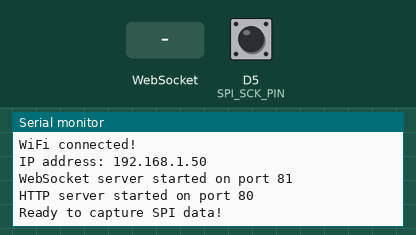
The program below on a simulated ESP8266 (NodeMCU). Shown: the last lines printed to the serial monitor. The test bench sets the inputs (shaded band); at power-on: D5 (SPI_SCK_PIN) HIGH. WiFi joins after 1.5 s; servers stay silent unless stated.

Above: at 3.7 s.
3.8 s: WebSocket text "1" received
At 4.1 s:
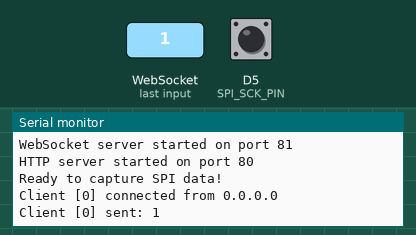
5.3 s: WebSocket text "0" received
At 6.5 s:
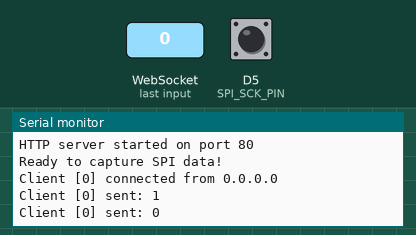

Measured:
- after the input at 3.8 s, the serial monitor: prints a new line at once (image 1)
- after the input at 5.3 s, the serial monitor: prints a new line at once (image 2)

The program:

main.cpp
```cpp
#include <Arduino.h>
#include <ESP8266WebServer.h>
#include <ESP8266WiFi.h>
#include <WebSocketsServer.h>

// WiFi credentials - UPDATE THESE
const char *ssid = "Villa 1";
const char *password = "66669999";

// Web server on port 80, WebSocket server on port 81
ESP8266WebServer server(80);
WebSocketsServer webSocket(81);

// SPI Pin Configuration
// NodeMCU v2 pins: D5=GPIO14 (SCK), D6=GPIO12 (MISO)
const int SPI_SCK_PIN = 14;  // D5 - Clock pin (interrupt on this)
const int SPI_MISO_PIN = 12; // D6 - Data pin (read on clock edge)

// Circular Buffer Configuration (1KB = 1024 bytes)
#define BUFFER_SIZE 1024

// Data structure for captured samples
struct Sample {
  uint8_t data;            // MISO data bit (0 or 1)
  unsigned long timestamp; // Microsecond timestamp
};

// Circular buffer
volatile Sample buffer[BUFFER_SIZE];
volatile uint16_t bufferHead = 0; // Write pointer
volatile uint16_t bufferTail = 0; // Read pointer
volatile bool bufferOverflow = false;

// Interrupt handling variables
volatile unsigned long lastClockTime = 0;
volatile unsigned long lastSampleTime = 0;
volatile uint32_t sampleCount = 0;

// HTML page for frontend
const char *htmlPage = R"HTML(
<!DOCTYPE html>
<html>
<head>
    <title>SPI Logic Analyzer - Capture Board</title>
    <meta name="viewport" content="width=device-width, initial-scale=1">
    <style>
        * { margin: 0; padding: 0; box-sizing: border-box; }
        body {
            font-family: 'Courier New', monospace;
            background: #1e1e1e;
            color: #d4d4d4;
            padding: 20px;
        }
        .container {
            max-width: 1400px;
            margin: 0 auto;
        }
        h1 {
            color: #4ec9b0;
            margin-bottom: 20px;
            text-align: center;
        }
        .status-bar {
            background: #252526;
            padding: 15px;
            border-radius: 5px;
            margin-bottom: 20px;
            display: grid;
            grid-template-columns: repeat(auto-fit, minmax(200px, 1fr));
            gap: 15px;
        }
        .status-item {
            background: #2d2d30;
            padding: 10px;
            border-radius: 3px;
        }
        .status-label {
            color: #858585;
            font-size: 12px;
            text-transform: uppercase;
        }
        .status-value {
            color: #4ec9b0;
            font-size: 18px;
            font-weight: bold;
            margin-top: 5px;
        }
        .status-value.error { color: #f48771; }
        .status-value.warning { color: #dcdcaa; }
        .hex-display {
            background: #252526;
            padding: 15px;
            border-radius: 5px;
            margin-bottom: 20px;
            max-height: 400px;
            overflow-y: auto;
        }
        .hex-line {
            font-family: 'Courier New', monospace;
            font-size: 14px;
            line-height: 1.6;
            padding: 2px 0;
            border-bottom: 1px solid #3e3e42;
        }
        .hex-line:hover {
            background: #2d2d30;
        }
        .hex-address {
            color: #569cd6;
            display: inline-block;
            width: 80px;
        }
        .hex-data {
            color: #ce9178;
            display: inline-block;
            width: 400px;
            word-spacing: 8px;
        }
        .hex-ascii {
            color: #858585;
            display: inline-block;
            margin-left: 20px;
        }
        .connection-status {
            position: fixed;
            top: 10px;
            right: 10px;
            padding: 10px 20px;
            border-radius: 5px;
            font-weight: bold;
        }
        .connected { background: #4ec9b0; color: #1e1e1e; }
        .disconnected { background: #f48771; color: #1e1e1e; }
        .controls {
            background: #252526;
            padding: 15px;
            border-radius: 5px;
            margin-bottom: 20px;
        }
        button {
            background: #0e639c;
            color: white;
            border: none;
            padding: 10px 20px;
            border-radius: 3px;
            cursor: pointer;
            font-size: 14px;
            margin-right: 10px;
        }
        button:hover { background: #1177bb; }
        button:active { background: #0a4f75; }
        .info {
            background: #2d2d30;
            padding: 15px;
            border-radius: 5px;
            margin-top: 20px;
            color: #858585;
            font-size: 12px;
        }
    </style>
</head>
<body>
    <div class="connection-status disconnected" id="connectionStatus">Disconnected</div>
    <div class="container">
        <h1>SPI Logic Analyzer - Capture Board</h1>

        <div class="status-bar">
            <div class="status-item">
                <div class="status-label">Baud Rate</div>
                <div class="status-value" id="baudRate">0 Hz</div>
            </div>
            <div class="status-item">
                <div class="status-label">Sample Count</div>
                <div class="status-value" id="sampleCount">0</div>
            </div>
            <div class="status-item">
                <div class="status-label">Buffer Usage</div>
                <div class="status-value" id="bufferUsage">0%</div>
            </div>
            <div class="status-item">
                <div class="status-label">Samples Available</div>
                <div class="status-value" id="samplesAvailable">0</div>
            </div>
            <div class="status-item">
                <div class="status-label">Buffer Overflow</div>
                <div class="status-value" id="overflow">No</div>
            </div>
        </div>

        <div class="controls">
            <button onclick="clearDisplay()">Clear Display</button>
            <button onclick="toggleAutoScroll()" id="autoScrollBtn">Auto Scroll: ON</button>
        </div>

        <div class="hex-display" id="hexDisplay">
            <div style="color: #858585; text-align: center; padding: 20px;">
                Waiting for SPI data... Connect the target board and start transmission.
            </div>
        </div>

        <!-- <div class="info"> <strong>Instructions:</strong><br> 1. Connect target board (sender) to capture board via SPI (D5→D5, D7→D6, GND→GND)<br> 2. Open target board web interface and start transmission<br> 3. Captured data will appear here in real-time<br> 4. Data is displayed in hexadecimal format with ASCII representation </div> -->
    </div>

    <script>
        let ws = null;
        let autoScroll = true;
        let byteBuffer = [];
        let currentByte = 0;
        let bitPosition = 0;
        let address = 0;

        function connectWebSocket() {
            const protocol = window.location.protocol === 'https:' ? 'wss:' : 'ws:';
            const wsUrl = protocol + '//' + window.location.hostname + ':81';

            ws = new WebSocket(wsUrl);

            ws.onopen = function() {
                console.log('WebSocket connected');
                document.getElementById('connectionStatus').textContent = 'Connected';
                document.getElementById('connectionStatus').className = 'connection-status connected';
            };

            ws.onclose = function() {
                console.log('WebSocket disconnected');
                document.getElementById('connectionStatus').textContent = 'Disconnected';
                document.getElementById('connectionStatus').className = 'connection-status disconnected';
                // Reconnect after 2 seconds
                setTimeout(connectWebSocket, 2000);
            };

            ws.onerror = function(error) {
                console.error('WebSocket error:', error);
            };

            ws.onmessage = function(event) {
                try {
                    const data = JSON.parse(event.data);
                    updateDisplay(data);
                } catch (e) {
                    console.error('Error parsing JSON:', e);
                }
            };
        }

        function updateDisplay(data) {
            // Update status bar
            document.getElementById('baudRate').textContent = formatNumber(data.baudRate) + ' Hz';
            document.getElementById('sampleCount').textContent = formatNumber(data.sampleCount);

            const bufferUsage = ((data.samplesAvailable / data.bufferSize) * 100).toFixed(1);
            document.getElementById('bufferUsage').textContent = bufferUsage + '%';
            document.getElementById('samplesAvailable').textContent = formatNumber(data.samplesAvailable);

            const overflowEl = document.getElementById('overflow');
            overflowEl.textContent = data.overflow ? 'Yes' : 'No';
            overflowEl.className = data.overflow ? 'status-value error' : 'status-value';

            // Process samples and build bytes
            if (data.samples && data.samples.length > 0) {
                const hexDisplay = document.getElementById('hexDisplay');

                // Clear "waiting" message if present
                if (hexDisplay.children.length === 1 && hexDisplay.children[0].textContent.includes('Waiting')) {
                    hexDisplay.innerHTML = '';
                }

                data.samples.forEach(sample => {
                    // Build byte from bits (MSB first, typical for SPI)
                    currentByte = (currentByte << 1) | sample.data;
                    bitPosition++;

                    if (bitPosition >= 8) {
                        // Complete byte received
                        byteBuffer.push(currentByte);
                        currentByte = 0;
                        bitPosition = 0;

                        // Display when we have 16 bytes (one line)
                        if (byteBuffer.length >= 16) {
                            displayHexLine(byteBuffer);
                            byteBuffer = [];
                        }
                    }
                });

                // Display remaining bytes if any
                if (byteBuffer.length > 0 && byteBuffer.length < 16) {
                    // Wait for more bytes or display partial line
                }

                // Auto scroll
                if (autoScroll) {
                    hexDisplay.scrollTop = hexDisplay.scrollHeight;
                }
            }
        }

        function displayHexLine(bytes) {
            const hexDisplay = document.getElementById('hexDisplay');
            const line = document.createElement('div');
            line.className = 'hex-line';

            // Address
            const addressSpan = document.createElement('span');
            addressSpan.className = 'hex-address';
            addressSpan.textContent = '0x' + padHex(address, 4);
            line.appendChild(addressSpan);

            // Hex data
            const dataSpan = document.createElement('span');
            dataSpan.className = 'hex-data';
            dataSpan.textContent = bytes.map(b => padHex(b, 2)).join(' ');
            line.appendChild(dataSpan);

            // ASCII representation
            const asciiSpan = document.createElement('span');
            asciiSpan.className = 'hex-ascii';
            asciiSpan.textContent = bytes.map(b => {
                return (b >= 32 && b <= 126) ? String.fromCharCode(b) : '.';
            }).join('');
            line.appendChild(asciiSpan);

            hexDisplay.appendChild(line);
            address += bytes.length;

            // Limit display to last 1000 lines to prevent memory issues
            while (hexDisplay.children.length > 1000) {
                hexDisplay.removeChild(hexDisplay.firstChild);
            }
        }

        function padHex(num, width) {
            return num.toString(16).toUpperCase().padStart(width, '0');
        }

        function formatNumber(num) {
            return num.toString().replace(/\B(?=(\d{3})+(?!\d))/g, ',');
        }

        function clearDisplay() {
            document.getElementById('hexDisplay').innerHTML = '';
            byteBuffer = [];
            currentByte = 0;
            bitPosition = 0;
            address = 0;
        }

        function toggleAutoScroll() {
            autoScroll = !autoScroll;
            document.getElementById('autoScrollBtn').textContent = 'Auto Scroll: ' + (autoScroll ? 'ON' : 'OFF');
        }

        // Connect on page load
        connectWebSocket();
    </script>
</body>
</html>
)HTML";

void handleRoot() { server.send(200, "text/html", htmlPage); }

// IRAM_ATTR ensures interrupt handler runs from IRAM (fast)
void IRAM_ATTR onClockEdge() {
  unsigned long currentTime = micros();

  // Read MISO pin state (data bit)
  uint8_t dataBit = digitalRead(SPI_MISO_PIN);

  // Calculate time since last clock edge (for baud rate calculation)
  if (lastClockTime > 0) {
    // timeDelta could be used for baud rate calculation if needed
    // unsigned long timeDelta = currentTime - lastClockTime;
  }
  lastClockTime = currentTime;

  // Store sample in circular buffer
  uint16_t nextHead = (bufferHead + 1) % BUFFER_SIZE;

  // Check for buffer overflow
  if (nextHead == bufferTail) {
    bufferOverflow = true;
    // Move tail forward (overwrite oldest data)
    bufferTail = (bufferTail + 1) % BUFFER_SIZE;
  }

  // Store sample
  buffer[bufferHead].data = dataBit;
  buffer[bufferHead].timestamp = currentTime;
  bufferHead = nextHead;

  sampleCount++;
  lastSampleTime = currentTime;
}

void setup() {
  Serial.begin(115200);
  delay(1000);

  Serial.println("\n=== SPI Capture Board (Receiver) ===");

  // Configure SPI pins
  pinMode(SPI_SCK_PIN, INPUT_PULLUP);  // SCK with pull-up
  pinMode(SPI_MISO_PIN, INPUT_PULLUP); // MISO with pull-up

  Serial.println("SPI pins configured:");
  Serial.println("  D5 (GPIO14) = SCK (Clock)");
  Serial.println("  D6 (GPIO12) = MISO (Data)");

  // Attach interrupt on SCK pin - trigger on both rising and falling edges
  // This captures data on both clock edges for maximum sampling rate
  attachInterrupt(digitalPinToInterrupt(SPI_SCK_PIN), onClockEdge, CHANGE);

  Serial.println("SPI capture interrupt configured");
  Serial.println("Capturing on both clock edges (CHANGE mode)");

  // Connect to WiFi
  Serial.print("Connecting to WiFi: ");
  Serial.println(ssid);
  WiFi.mode(WIFI_STA);
  WiFi.begin(ssid, password);

  int attempts = 0;
  while (WiFi.status() != WL_CONNECTED && attempts < 20) {
    delay(500);
    Serial.print(".");
    attempts++;
  }

  if (WiFi.status() == WL_CONNECTED) {
    Serial.println("\nWiFi connected!");
    Serial.print("IP address: ");
    Serial.println(WiFi.localIP());
  } else {
    Serial.println("\nWiFi connection failed!");
    Serial.println("Please check your SSID and password in the code.");
    return;
  }

  // Setup HTTP server (for frontend)
  server.on("/", handleRoot);
  server.begin();

  // Setup WebSocket server
  webSocket.begin();
  webSocket.onEvent(
      [](uint8_t num, WStype_t type, uint8_t *payload, size_t length) {
        switch (type) {
        case WStype_DISCONNECTED:
          Serial.printf("Client [%u] disconnected\n", num);
          break;
        case WStype_CONNECTED:
          Serial.printf("Client [%u] connected from %s\n", num,
                        webSocket.remoteIP(num).toString().c_str());
          // Send initial status
          {
            String statusMsg = "{\"status\":\"connected\",\"bufferSize\":" +
                               String(BUFFER_SIZE) + "}";
            webSocket.sendTXT(num, statusMsg);
          }
          break;
        case WStype_TEXT:
          // Handle incoming messages if needed
          Serial.printf("Client [%u] sent: %s\n", num, payload);
          break;
        default:
          break;
        }
      });

  Serial.println("WebSocket server started on port 81");
  Serial.println("HTTP server started on port 80");
  Serial.println("Ready to capture SPI data!");
}

void loop() {
  server.handleClient();
  webSocket.loop();

  // Stream buffer data to all connected WebSocket clients
  static unsigned long lastStreamTime = 0;
  unsigned long currentTime = millis();

  // Stream data every 100ms (10 times per second)
  if (currentTime - lastStreamTime >= 100) {
    lastStreamTime = currentTime;

    // Calculate buffer status
    uint16_t samplesAvailable = 0;
    if (bufferHead >= bufferTail) {
      samplesAvailable = bufferHead - bufferTail;
    } else {
      samplesAvailable = BUFFER_SIZE - bufferTail + bufferHead;
    }

    // Calculate baud rate from timing (if we have samples)
    float baudRate = 0;
    if (sampleCount > 1 && lastClockTime > 0) {
      // Estimate baud rate from sample count and time
      unsigned long totalTime =
          lastSampleTime -
          (lastSampleTime - (sampleCount * 1000)); // Rough estimate
      if (totalTime > 0) {
        baudRate =
            (float)sampleCount / (totalTime / 1000000.0); // Samples per second
      }
    }

    // Create JSON payload with buffer data
    String json = "{";
    json += "\"samples\":[";

    // Send up to 100 samples at a time to avoid overwhelming the client
    uint16_t samplesToSend = min(samplesAvailable, (uint16_t)100);
    bool first = true;

    for (uint16_t i = 0; i < samplesToSend; i++) {
      uint16_t idx = (bufferTail + i) % BUFFER_SIZE;

      if (!first)
        json += ",";
      first = false;

      json += "{";
      json += "\"data\":" + String(buffer[idx].data) + ",";
      json += "\"timestamp\":" + String(buffer[idx].timestamp);
      json += "}";
    }

    json += "],";
    json += "\"bufferHead\":" + String(bufferHead) + ",";
    json += "\"bufferTail\":" + String(bufferTail) + ",";
    json += "\"samplesAvailable\":" + String(samplesAvailable) + ",";
    json += "\"bufferSize\":" + String(BUFFER_SIZE) + ",";
    json += "\"sampleCount\":" + String(sampleCount) + ",";
    json += "\"overflow\":" + String(bufferOverflow ? "true" : "false") + ",";
    json += "\"baudRate\":" + String(baudRate);
    json += "}";

    // Send to all connected clients
    webSocket.broadcastTXT(json.c_str(), json.length());

    // Update tail pointer (mark samples as sent)
    if (samplesToSend > 0) {
      bufferTail = (bufferTail + samplesToSend) % BUFFER_SIZE;
    }
  }
}
```
